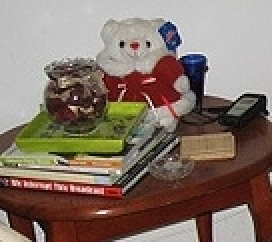
//> input picture im.jpg, 136 x 121 px (shown 2 times larger)
$ ./resize   (built with g++ and OpenCV 4)
//> lines starting //> are read from the running program, lines starting //| are printed output that depends on the picture
#include <opencv2/opencv.hpp>
#include <iostream>
// using namespace std;

int main(){
    cv::Mat matSrc, matDst1, matDst2;
    matSrc = cv::imread("im.jpg", 0);//2 | 4
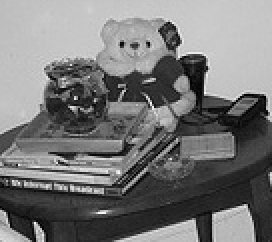
//> matSrc: 121 rows x 136 cols, CV_8UC1 (shown 2 times larger); min 0, max 254, mean 119.2
//    std::cout << matSrc;

    matDst1 = cv::Mat(cv::Size(50,50),matSrc.type(), cv::Scalar::all(0));
    matDst2 = cv::Mat(matDst1.size(), matSrc.type(), cv::Scalar::all(0));

	// std::cout << matSrc;
	cv::resize(matSrc, matDst2, matDst1.size(), 0, 0, 2);
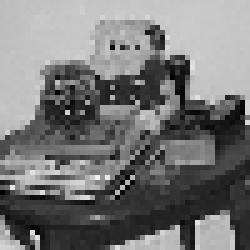
//> matDst2: 50 rows x 50 cols, CV_8UC1 (shown 5 times larger); min 0, max 238, mean 119.2
	// std::cout<< "------------------"<< std::endl;
	std::cout << matDst2;
//> (printed output is left out)
	// [75 lines of commented-out code are left out]
}

$ run again, with img.jpg copied over im.jpg
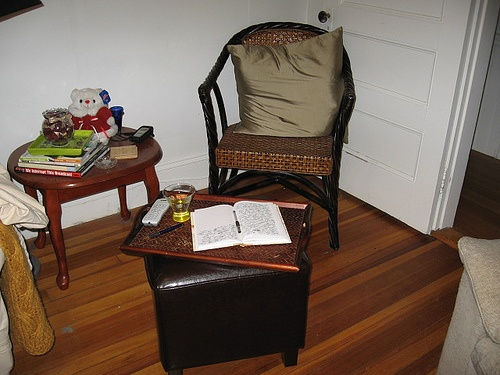
//> input picture img.jpg, 500 x 375 px
//> `matSrc = cv::imread("im.jpg", 0);`:
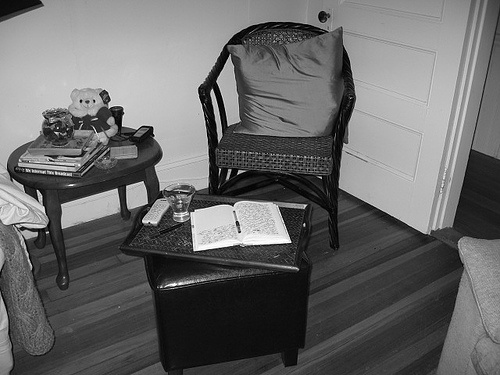
//> matSrc: 375 rows x 500 cols, CV_8UC1; min 0, max 255, mean 104.2
//> `cv::resize(matSrc, matDst2, matDst1.size(), 0, 0, 2);`:
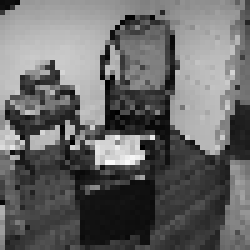
//> matDst2: 50 rows x 50 cols, CV_8UC1 (shown 5 times larger); min 0, max 250, mean 104.1
//> (printed output is left out)
